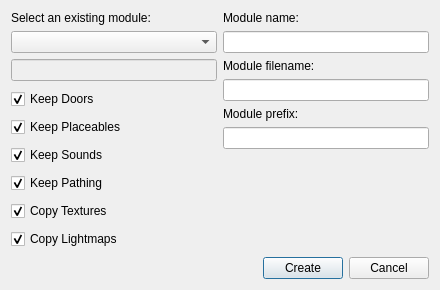
<?xml version="1.0" encoding="UTF-8"?>
<ui version="4.0">
 <class>Dialog</class>
 <widget class="QDialog" name="Dialog">
  <property name="geometry">
   <rect>
    <x>0</x>
    <y>0</y>
    <width>440</width>
    <height>273</height>
   </rect>
  </property>
  <property name="windowTitle">
   <string>Clone Module</string>
  </property>
  <layout class="QVBoxLayout" name="verticalLayout_6">
   <item>
    <layout class="QGridLayout" name="gridLayout">
     <item row="2" column="0" rowspan="2">
      <layout class="QVBoxLayout" name="verticalLayout_5">
       <item>
        <widget class="QCheckBox" name="keepDoorsCheckbox">
         <property name="text">
          <string>Keep Doors</string>
         </property>
         <property name="checked">
          <bool>true</bool>
         </property>
        </widget>
       </item>
       <item>
        <widget class="QCheckBox" name="keepPlaceablesCheckbox">
         <property name="text">
          <string>Keep Placeables</string>
         </property>
         <property name="checked">
          <bool>true</bool>
         </property>
        </widget>
       </item>
       <item>
        <widget class="QCheckBox" name="keepSoundsCheckbox">
         <property name="text">
          <string>Keep Sounds</string>
         </property>
         <property name="checked">
          <bool>true</bool>
         </property>
        </widget>
       </item>
       <item>
        <widget class="QCheckBox" name="keepPathingCheckbox">
         <property name="text">
          <string>Keep Pathing</string>
         </property>
         <property name="checked">
          <bool>true</bool>
         </property>
        </widget>
       </item>
       <item>
        <widget class="QCheckBox" name="copyTexturesCheckbox">
         <property name="text">
          <string>Copy Textures</string>
         </property>
         <property name="checked">
          <bool>true</bool>
         </property>
        </widget>
       </item>
       <item>
        <widget class="QCheckBox" name="copyLightmapsCheckbox">
         <property name="text">
          <string>Copy Lightmaps</string>
         </property>
         <property name="checked">
          <bool>true</bool>
         </property>
        </widget>
       </item>
      </layout>
     </item>
     <item row="0" column="0" rowspan="2">
      <layout class="QVBoxLayout" name="verticalLayout">
       <item>
        <widget class="QLabel" name="label">
         <property name="text">
          <string>Select an existing module:</string>
         </property>
        </widget>
       </item>
       <item>
        <widget class="QComboBox" name="moduleSelect"/>
       </item>
       <item>
        <widget class="QLineEdit" name="moduleRootEdit">
         <property name="enabled">
          <bool>false</bool>
         </property>
        </widget>
       </item>
      </layout>
     </item>
     <item row="3" column="1">
      <layout class="QVBoxLayout" name="verticalLayout_4">
       <item>
        <widget class="QLabel" name="label_4">
         <property name="text">
          <string>Module prefix:</string>
         </property>
        </widget>
       </item>
       <item>
        <widget class="QLineEdit" name="prefixEdit">
         <property name="maxLength">
          <number>3</number>
         </property>
        </widget>
       </item>
       <item>
        <spacer name="verticalSpacer">
         <property name="orientation">
          <enum>Qt::Vertical</enum>
         </property>
         <property name="sizeHint" stdset="0">
          <size>
           <width>20</width>
           <height>40</height>
          </size>
         </property>
        </spacer>
       </item>
      </layout>
     </item>
     <item row="0" column="1">
      <layout class="QVBoxLayout" name="verticalLayout_2">
       <item>
        <widget class="QLabel" name="label_2">
         <property name="text">
          <string>Module name:</string>
         </property>
        </widget>
       </item>
       <item>
        <widget class="QLineEdit" name="nameEdit"/>
       </item>
      </layout>
     </item>
     <item row="1" column="1" rowspan="2">
      <layout class="QVBoxLayout" name="verticalLayout_3">
       <item>
        <widget class="QLabel" name="label_3">
         <property name="text">
          <string>Module filename:</string>
         </property>
        </widget>
       </item>
       <item>
        <widget class="QLineEdit" name="filenameEdit">
         <property name="maxLength">
          <number>16</number>
         </property>
        </widget>
       </item>
      </layout>
     </item>
    </layout>
   </item>
   <item>
    <layout class="QHBoxLayout" name="horizontalLayout">
     <item>
      <spacer name="horizontalSpacer">
       <property name="orientation">
        <enum>Qt::Horizontal</enum>
       </property>
       <property name="sizeHint" stdset="0">
        <size>
         <width>40</width>
         <height>20</height>
        </size>
       </property>
      </spacer>
     </item>
     <item>
      <widget class="QPushButton" name="createButton">
       <property name="text">
        <string>Create</string>
       </property>
      </widget>
     </item>
     <item>
      <widget class="QPushButton" name="cancelButton">
       <property name="text">
        <string>Cancel</string>
       </property>
      </widget>
     </item>
    </layout>
   </item>
  </layout>
 </widget>
 <resources/>
 <connections/>
</ui>
